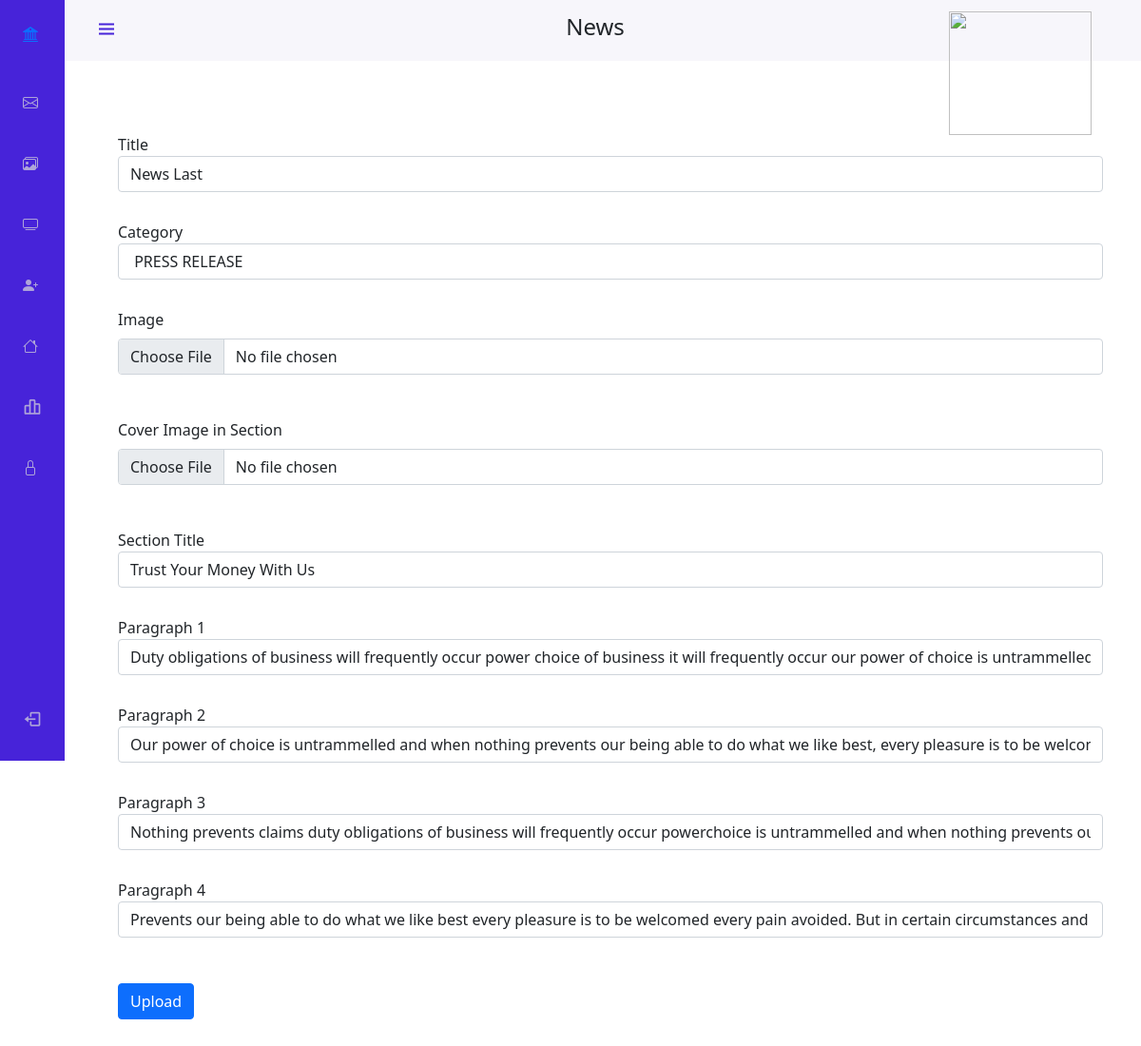
The app's page /editnews/39/, older data.
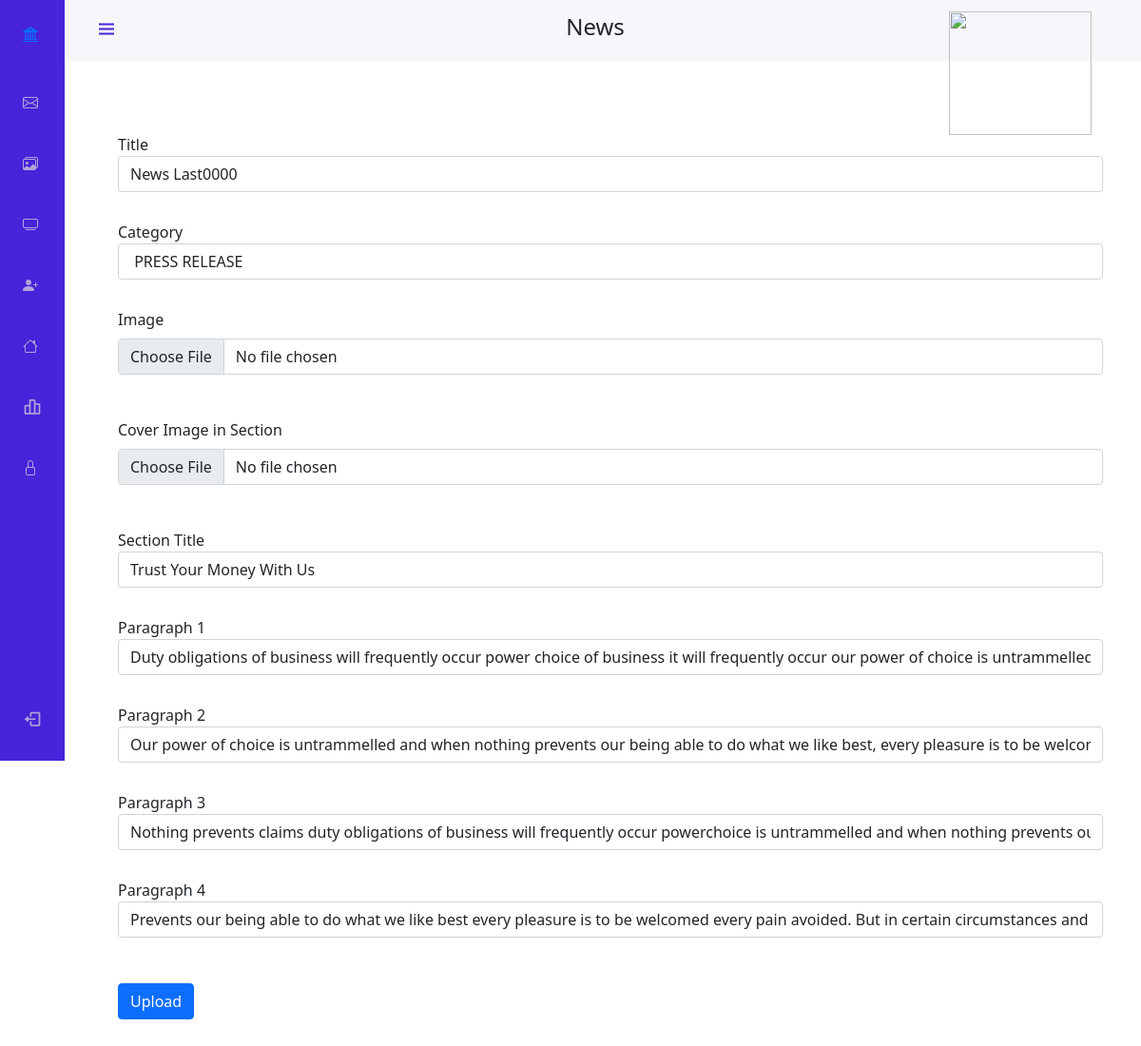
The same page, newer data.
### home/models.py (models this page shows, shortened)
class News(models.Model):
    title=models.CharField(max_length=100,blank=True,null=True)
    category=models.TextField(blank=True,null=True)
    cover=models.ImageField(upload_to="media",blank=True,null=True)
    posted_date = models.DateField( auto_now_add=True, blank=True)
    posted_time = models.TimeField( auto_now_add=True, blank=True)
    img1=models.ImageField(upload_to="media",blank=True,null=True)
    sectiontitle=models.CharField(max_length=100,blank=True,null=True)
    paragraph1=models.TextField(blank=True,null=True)
    paragraph2=models.TextField(blank=True,null=True)
    paragraph3=models.TextField(blank=True,null=True)
    paragraph4=models.TextField(blank=True,null=True)

### home/views.py (the view)
# urls.py: path('editnews/<str:id>/',editnews,name='editnews'),
def editnews(request,id):
    news=News.objects.get(id=id)
    context={'news':news}
    return render(request,'admin/admin_news.html',context)

### templates/admin/admin_news.html (shortened to what this page needs)
{% extends 'admin/admin_home.html' %}
{% load static %}
{% block titlehead %}
News
{% endblock titlehead %}
{% block contentadmin %}
        <div class="container" id="newscontainer">
            <div class="row">
                <form action="{% url 'adminnews' %}" method="post" enctype="multipart/form-data">
                    <div class="form-group">
                        <label for="exampleInputEmail1">Title</label>
                        <input class="form-control" type="text" placeholder="Default input" name="title" value="{{news.title}}">
                      </div>
                    <div class="form-group">
                        <label for="exampleInputEmail1">Category</label>
                        <input class="form-control" type="text" placeholder="Default input" name="category" value="{{news.category}}">
                      </div>
                      <div class="mb-3">
                        <label for="formFile" class="form-label">Image </label>
                        <input class="form-control" type="file" id="id_image1" name="nocropimg">
                      </div>
                      <div class="mb-3">
                        <label for="formFile" class="form-label">Cover Image in Section</label>
                        <input class="form-control" type="file"  name="img3" id="id_image">
                      </div>
                      <div class="form-group">
                        <label for="exampleInputEmail1">Section Title</label>
                        <input class="form-control" type="text" placeholder="Default input" name="section_title" value="{{news.sectiontitle}}">
                      </div>
                      <div class="form-group">
                        <label for="exampleInputEmail1">Paragraph 1</label>
                        <input class="form-control" type="text" placeholder="Default input" name="phar1" value="{{news.paragraph1}}">
                      </div>
                      <div class="form-group">
                        <label for="exampleInputEmail1">Paragraph 2</label>
                        <input class="form-control" type="text" placeholder="Default input" name="phar2" value="{{news.paragraph2}}">
                      </div>
                      <div class="form-group">
                        <label for="exampleInputEmail1">Paragraph 3</label>
                        <input class="form-control" type="text" placeholder="Default input" name="phar3" value="{{news.paragraph3}}">
                      </div>
                      <div class="form-group">
                        <label for="exampleInputEmail1">Paragraph 4</label>
                        <input class="form-control" type="text" placeholder="Default input" name="phar4" value="{{news.paragraph4}}">
                      </div>
                      <button type="submit" class="btn btn-primary my-5" id="confirm-btn">Upload</button>
                </form>
                </div>
            </div>
{% endblock contentadmin %}

Row changes from the older to the newer data that the page shows:
changed News "PRESS RELEASE": title "News Last" → "News Last0000"
